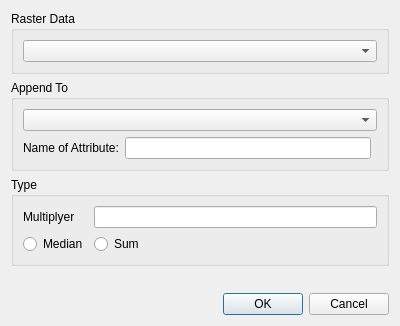
<?xml version="1.0" encoding="UTF-8"?>
<ui version="4.0">
 <class>GUIAppendAttributes</class>
 <widget class="QDialog" name="GUIAppendAttributes">
  <property name="geometry">
   <rect>
    <x>0</x>
    <y>0</y>
    <width>400</width>
    <height>326</height>
   </rect>
  </property>
  <property name="windowTitle">
   <string>Dialog</string>
  </property>
  <layout class="QVBoxLayout" name="verticalLayout">
   <item>
    <widget class="QGroupBox" name="groupBox">
     <property name="title">
      <string>Raster Data</string>
     </property>
     <layout class="QVBoxLayout" name="verticalLayout_2">
      <item>
       <widget class="QComboBox" name="comboBox_raster"/>
      </item>
     </layout>
    </widget>
   </item>
   <item>
    <widget class="QGroupBox" name="groupBox_2">
     <property name="title">
      <string>Append To</string>
     </property>
     <layout class="QGridLayout" name="gridLayout">
      <item row="2" column="1">
       <widget class="QLineEdit" name="lineEdit"/>
      </item>
      <item row="2" column="0">
       <widget class="QLabel" name="label">
        <property name="text">
         <string>Name of Attribute:</string>
        </property>
       </widget>
      </item>
      <item row="1" column="0" colspan="3">
       <widget class="QComboBox" name="comboBox_faces"/>
      </item>
     </layout>
    </widget>
   </item>
   <item>
    <widget class="QGroupBox" name="groupBox_3">
     <property name="title">
      <string>Type</string>
     </property>
     <layout class="QGridLayout" name="gridLayout_2">
      <item row="1" column="1">
       <widget class="QRadioButton" name="radioButton_sum">
        <property name="text">
         <string>Sum</string>
        </property>
       </widget>
      </item>
      <item row="1" column="0">
       <widget class="QRadioButton" name="radioButton_median">
        <property name="text">
         <string>Median</string>
        </property>
       </widget>
      </item>
      <item row="0" column="0">
       <widget class="QLabel" name="label_2">
        <property name="text">
         <string>Multiplyer</string>
        </property>
       </widget>
      </item>
      <item row="0" column="1">
       <widget class="QLineEdit" name="lineEdit_multi"/>
      </item>
     </layout>
    </widget>
   </item>
   <item>
    <spacer name="verticalSpacer">
     <property name="orientation">
      <enum>Qt::Vertical</enum>
     </property>
     <property name="sizeHint" stdset="0">
      <size>
       <width>20</width>
       <height>40</height>
      </size>
     </property>
    </spacer>
   </item>
   <item>
    <widget class="QDialogButtonBox" name="buttonBox">
     <property name="orientation">
      <enum>Qt::Horizontal</enum>
     </property>
     <property name="standardButtons">
      <set>QDialogButtonBox::Cancel|QDialogButtonBox::Ok</set>
     </property>
    </widget>
   </item>
  </layout>
 </widget>
 <resources/>
 <connections>
  <connection>
   <sender>buttonBox</sender>
   <signal>accepted()</signal>
   <receiver>GUIAppendAttributes</receiver>
   <slot>accept()</slot>
   <hints>
    <hint type="sourcelabel">
     <x>248</x>
     <y>254</y>
    </hint>
    <hint type="destinationlabel">
     <x>157</x>
     <y>274</y>
    </hint>
   </hints>
  </connection>
  <connection>
   <sender>buttonBox</sender>
   <signal>rejected()</signal>
   <receiver>GUIAppendAttributes</receiver>
   <slot>reject()</slot>
   <hints>
    <hint type="sourcelabel">
     <x>316</x>
     <y>260</y>
    </hint>
    <hint type="destinationlabel">
     <x>286</x>
     <y>274</y>
    </hint>
   </hints>
  </connection>
 </connections>
</ui>
